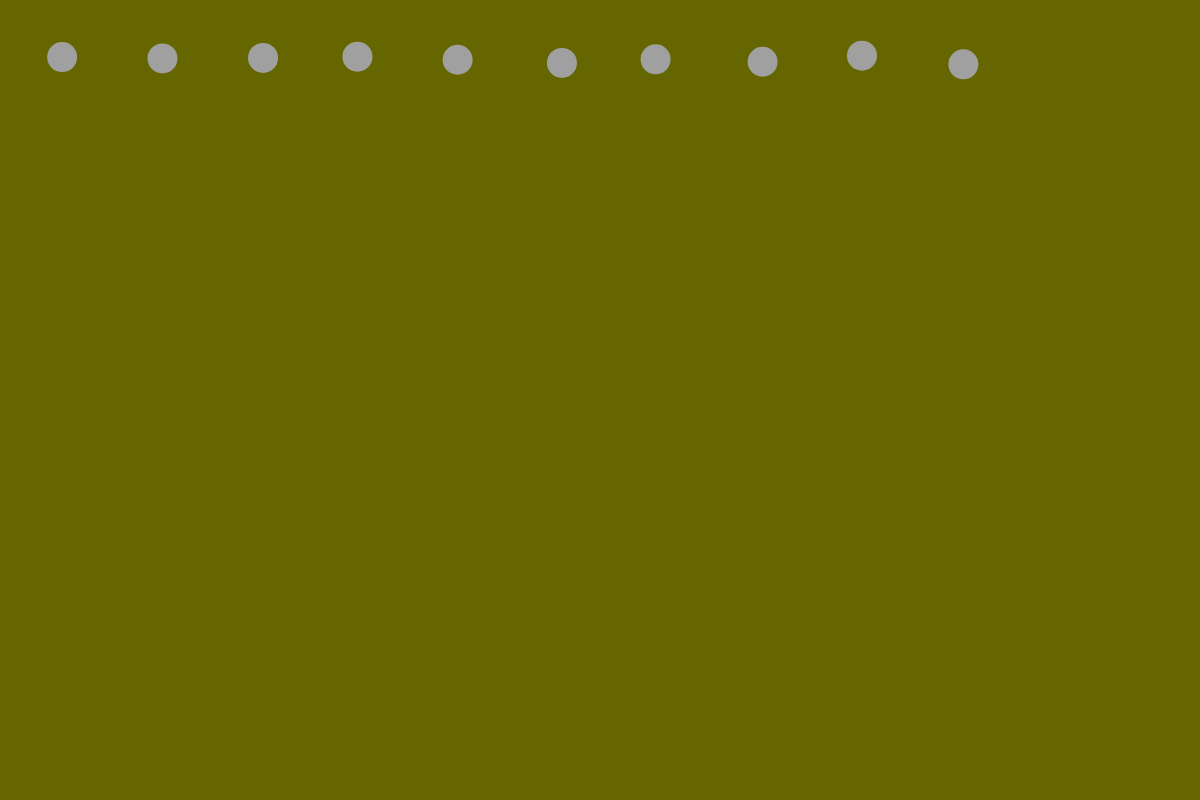
Frame 1 (no input)
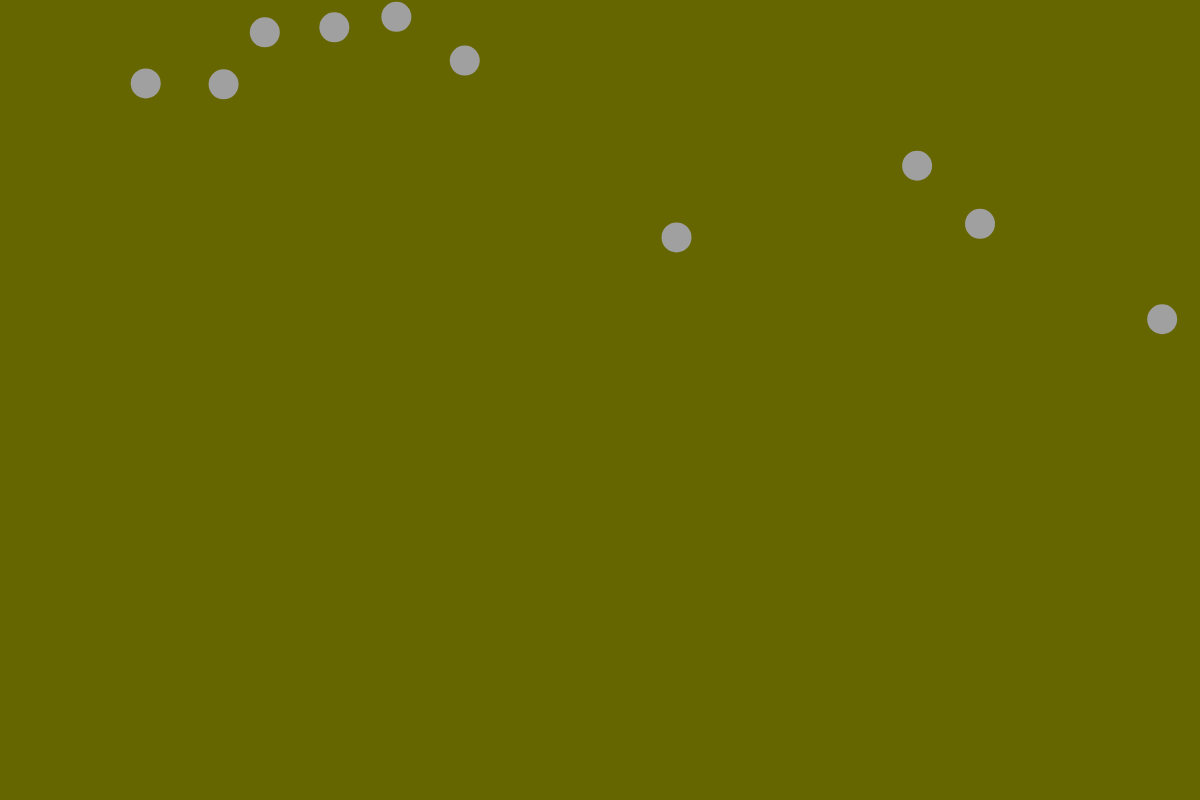
Frame 60 (no input)
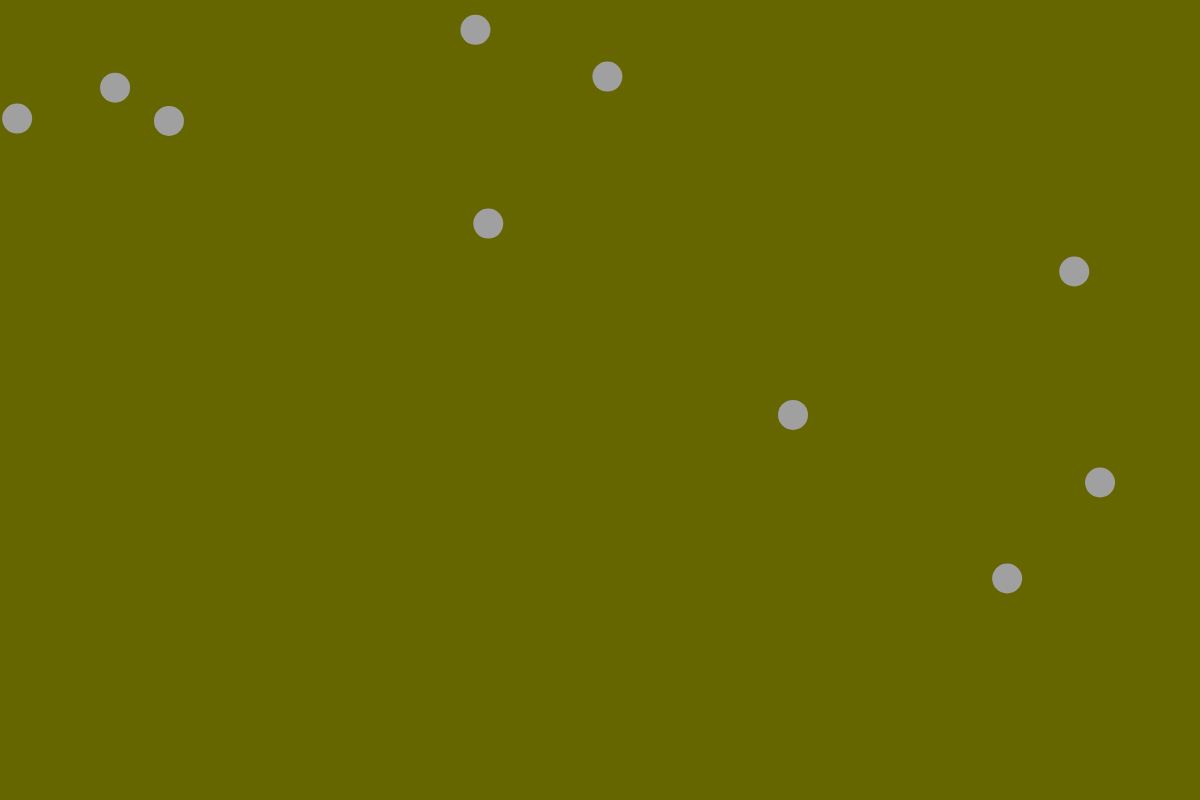
Frame 120 (the mouse pressed at the canvas centre since frame 60)

The p5.js sketch that drew these frames (run headless with seeded random() and noise() and a simulated clock; from frame 60 on, the mouse is pressed at the canvas centre):

// p5.js sketch
// ── sketch.js
let balls = [];
const numOfBalls = 10;

function setup() {
    // createCanvas(windowWidth, windowHeight);
    createCanvas(windowWidth, 800);

    // create a new ball object of class type "Ball"
    let init_x = 60;
    let init_y = 60;
    for (let i = 0; i < numOfBalls; i++) {
        balls.push(new Ball(init_x, init_y));
        // move the starting position
        // each ball starts in a different spot
        init_x += 100;
        if (init_x > width) {
            init_x = 60;
            init_y += 100;
        }
    }
}

function draw() {
    background('rgb(102, 102, 0)');

    for (let i = 0; i < balls.length; i++) {
        // call methods
        balls[i].ballCheck(balls, i);
        balls[i].edgeCheck();
        balls[i].move();
        balls[i].display();
    }
}


class Ball {
    constructor(x, y, size) {
        this.color = 'rgb(160, 160, 160)';
        this.size = 30;
        this.rad = this.size / 2;
        this.posX = x;
        this.posY = y;
        this.deltaX = random(-5, 5);
        this.deltaY = random(-5, 5);
    }

    display() {
        push();
        // remove the balls outer stroke
        noStroke();
        // set the balls fill color
        fill(this.color);
        // set the position of the ball
        translate(this.posX, this.posY);
        ellipse(0, 0, this.size);
        pop();
    }

    move() {
        this.posX += this.deltaX;
        this.posY += this.deltaY;
    }

    edgeCheck() {
        // check if the ball has hit a vertical wall (left or right walls)
        if (this.posX + this.rad >= width || this.posX - this.rad <= 0) {
            this.deltaX *= -1;
        }
        // check if the ball has hit a horizontal wall (top or bottom walls)
        if (this.posY + this.rad >= height || this.posY - this.rad <= 0) {
            this.deltaY *= -1;
        }
    }


    ballCheck(otherBalls, myId) {
        // for loop touches each of the balls in the array
        for (let n = 0; n < otherBalls.length; n++) {
            // if n != myId, then check for touching
            // otherwise, its ME and we need to skip
            if (n != myId) {
                let d = dist(this.posX, this.posY, otherBalls[n].posX, otherBalls[n].posY);
                let combinedR = this.rad + otherBalls[n].rad;

                if (d <= combinedR) {
                    this.deltaX *= -1;
                    this.deltaY *= -1;

                }
            }
        }
    }
}
